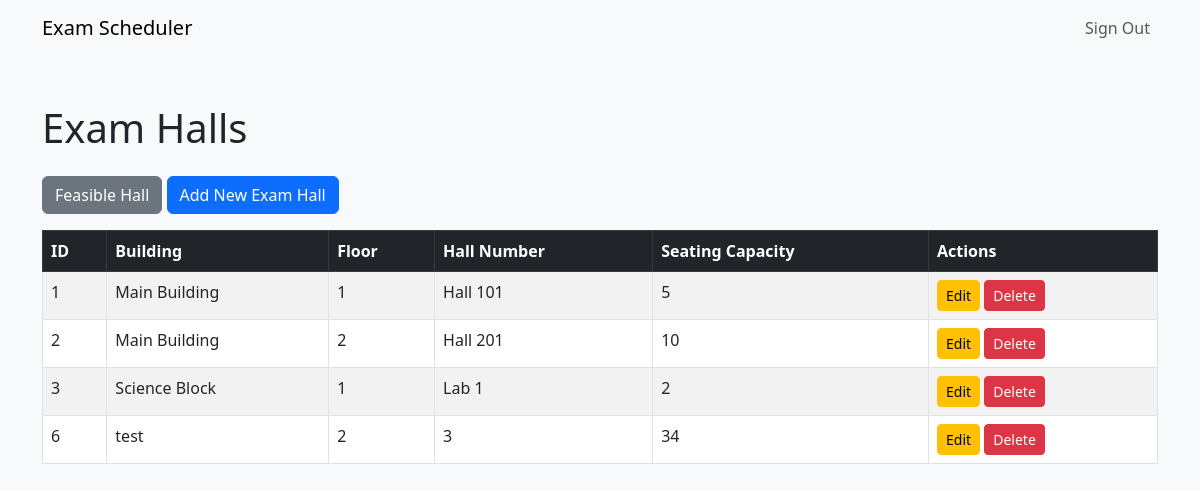
The page /exam_cordinate/views/exam_halls/index.php on the database its author committed.
### tables this page shows
CREATE TABLE `exam_halls` (
  `id` int(11) NOT NULL,
  `building` varchar(100) NOT NULL,
  `floor` int(11) NOT NULL,
  `hall_number` varchar(50) NOT NULL,
  `seating_capacity` int(11) NOT NULL
);

### exam_cordinate/views/exam_halls/index.php (the view, shortened to what this page needs)
<?php
require 'C:\xampp\htdocs\e_v\config\database.php';
$result = $mysqli->query("SELECT * FROM exam_halls");
if ($result) {
    $halls = $result->fetch_all(MYSQLI_ASSOC);
} else {
    die('Query failed: ' . $mysqli->error);
}
?>
<!DOCTYPE html>
<html lang="en">
<head>
    <link href="https://cdn.jsdelivr.net/npm/bootstrap@5.3.0-alpha3/dist/css/bootstrap.min.css" rel="stylesheet">
</head>
<body class="bg-light">
<nav class="navbar navbar-expand-lg navbar-light bg-light">
        <div class="container">
            <a class="navbar-brand" href="../../views/scheduler/generate.php">Exam Scheduler </a>
            <div class="collapse navbar-collapse" id="navbarNav" style="justify-content: flex-end;">
                <ul class="navbar-nav">
                    <li class="nav-item">
                        <a class="nav-link" href="../../../sign_out.php">Sign Out</a>
                    </li>
                </ul>
            </div>
        </div>
    </nav>
    <div class="container mt-5">
        <h1 class="mb-4">Exam Halls</h1>
        <a href="../exam_halls/feasible_exam_halls.php" class="btn btn-secondary mb-3">Feasible Hall</a>
        <a href="create.php" class="btn btn-primary mb-3">Add New Exam Hall</a>
        <table class="table table-bordered table-striped">
            <thead class="table-dark">
                <tr>
                    <th>ID</th>
                    <th>Building</th>
                    <th>Floor</th>
                    <th>Hall Number</th>
                    <th>Seating Capacity</th>
                    <th>Actions</th>
                </tr>
            </thead>
            <tbody>
                <?php foreach ($halls as $hall): ?>
                <tr>
                    <td><?= $hall['id'] ?></td>
                    <td><?= $hall['building'] ?></td>
                    <td><?= $hall['floor'] ?></td>
                    <td><?= $hall['hall_number'] ?></td>
                    <td><?= $hall['seating_capacity'] ?></td>
                    <td>
                        <a href="update.php?id=<?= $hall['id'] ?>" class="btn btn-warning btn-sm">Edit</a>
                        <a href="delete.php?id=<?= $hall['id'] ?>" class="btn btn-danger btn-sm">Delete</a>
                    </td>
                </tr>
                <?php endforeach; ?>
            </tbody>
        </table>
    </div>
</body>
</html>

### rows shown on the page
exam_halls: id "1", building "Main Building", floor "1", hall_number "Hall 101", seating_capacity "5"
exam_halls: id "2", building "Main Building", floor "2", hall_number "Hall 201", seating_capacity "10"
exam_halls: id "3", building "Science Block", floor "1", hall_number "Lab 1", seating_capacity "2"
exam_halls: id "6", building "test", floor "2", hall_number "3", seating_capacity "34"
